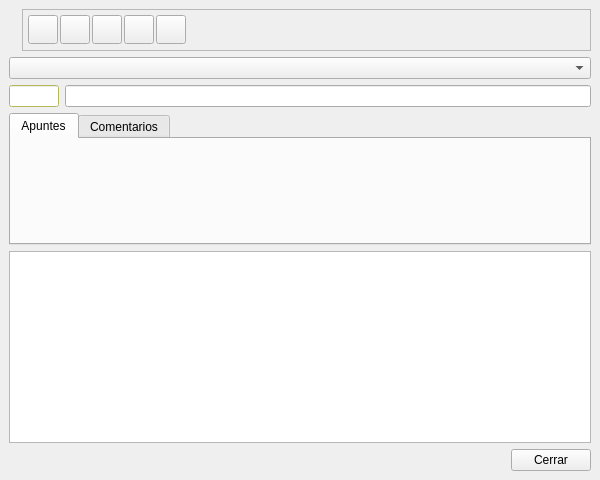
<ui version="4.0" >
 <author></author>
 <comment></comment>
 <exportmacro></exportmacro>
 <class>AInteligentesBase</class>
 <widget class="QWidget" name="AInteligentesBase" >
  <property name="geometry" >
   <rect>
    <x>0</x>
    <y>0</y>
    <width>600</width>
    <height>480</height>
   </rect>
  </property>
  <property name="windowTitle" >
   <string>Asientos Inteligentes</string>
  </property>
  <property name="windowIcon" >
   <iconset resource="../../../bulmages-recursos-graficos.qrc" >:/BulmaCont32x32/images/pendientes/i_asientoListo.xpm</iconset>
  </property>
  <layout class="QVBoxLayout" >
   <property name="margin" >
    <number>9</number>
   </property>
   <property name="spacing" >
    <number>6</number>
   </property>
   <item>
    <layout class="QHBoxLayout" >
     <property name="margin" >
      <number>0</number>
     </property>
     <property name="spacing" >
      <number>6</number>
     </property>
     <item>
      <widget class="QLabel" name="pixmapLabel1" >
       <property name="sizePolicy" >
        <sizepolicy>
         <hsizetype>0</hsizetype>
         <vsizetype>0</vsizetype>
         <horstretch>0</horstretch>
         <verstretch>0</verstretch>
        </sizepolicy>
       </property>
       <property name="pixmap" >
        <pixmap resource="../../../bulmages-recursos-graficos.qrc" >:/BulmaCont32x32/images/pendientes/i_asientoListo.xpm</pixmap>
       </property>
       <property name="scaledContents" >
        <bool>true</bool>
       </property>
      </widget>
     </item>
     <item>
      <widget class="QFrame" name="frame_3" >
       <property name="sizePolicy" >
        <sizepolicy>
         <hsizetype>7</hsizetype>
         <vsizetype>0</vsizetype>
         <horstretch>0</horstretch>
         <verstretch>0</verstretch>
        </sizepolicy>
       </property>
       <property name="minimumSize" >
        <size>
         <width>42</width>
         <height>42</height>
        </size>
       </property>
       <property name="maximumSize" >
        <size>
         <width>16777215</width>
         <height>48</height>
        </size>
       </property>
       <property name="frameShape" >
        <enum>QFrame::StyledPanel</enum>
       </property>
       <property name="frameShadow" >
        <enum>QFrame::Raised</enum>
       </property>
       <layout class="QHBoxLayout" >
        <property name="margin" >
         <number>5</number>
        </property>
        <property name="spacing" >
         <number>2</number>
        </property>
        <item>
         <widget class="QToolButton" name="mui_guardarasiento" >
          <property name="sizePolicy" >
           <sizepolicy>
            <hsizetype>0</hsizetype>
            <vsizetype>0</vsizetype>
            <horstretch>0</horstretch>
            <verstretch>0</verstretch>
           </sizepolicy>
          </property>
          <property name="toolTip" >
           <string>Cerrar Asiento</string>
          </property>
          <property name="whatsThis" >
           <string>Cerrar Asiento Ctrl + C</string>
          </property>
          <property name="text" >
           <string/>
          </property>
          <property name="icon" >
           <iconset resource="../../../bulmages-recursos-graficos.qrc" >:/Genericos32x32/images/pendientes/i_save.xpm</iconset>
          </property>
          <property name="iconSize" >
           <size>
            <width>22</width>
            <height>22</height>
           </size>
          </property>
          <property name="shortcut" >
           <string>Ctrl+C</string>
          </property>
         </widget>
        </item>
        <item>
         <widget class="QToolButton" name="mui_nuevoasiento" >
          <property name="sizePolicy" >
           <sizepolicy>
            <hsizetype>0</hsizetype>
            <vsizetype>0</vsizetype>
            <horstretch>0</horstretch>
            <verstretch>0</verstretch>
           </sizepolicy>
          </property>
          <property name="toolTip" >
           <string>Nuevo Asiento Ctrl+N</string>
          </property>
          <property name="text" >
           <string/>
          </property>
          <property name="icon" >
           <iconset resource="../../../bulmages-recursos-graficos.qrc" >:/Genericos32x32/images/pendientes/i_fileNew.xpm</iconset>
          </property>
          <property name="iconSize" >
           <size>
            <width>22</width>
            <height>22</height>
           </size>
          </property>
          <property name="shortcut" >
           <string>Ctrl+N</string>
          </property>
         </widget>
        </item>
        <item>
         <widget class="QToolButton" name="botoninteligente_2" >
          <property name="sizePolicy" >
           <sizepolicy>
            <hsizetype>0</hsizetype>
            <vsizetype>0</vsizetype>
            <horstretch>0</horstretch>
            <verstretch>0</verstretch>
           </sizepolicy>
          </property>
          <property name="toolTip" >
           <string>Duplicar Asiento</string>
          </property>
          <property name="text" >
           <string/>
          </property>
          <property name="icon" >
           <iconset resource="../../../bulmages-recursos-graficos.qrc" >:/Genericos32x32/images/pendientes/i_immportar.png</iconset>
          </property>
          <property name="iconSize" >
           <size>
            <width>22</width>
            <height>22</height>
           </size>
          </property>
         </widget>
        </item>
        <item>
         <widget class="QToolButton" name="ToolButton17" >
          <property name="sizePolicy" >
           <sizepolicy>
            <hsizetype>0</hsizetype>
            <vsizetype>0</vsizetype>
            <horstretch>0</horstretch>
            <verstretch>0</verstretch>
           </sizepolicy>
          </property>
          <property name="toolTip" >
           <string>Cargar Asiento</string>
          </property>
          <property name="text" >
           <string/>
          </property>
          <property name="icon" >
           <iconset resource="../../../bulmages-recursos-graficos.qrc" >:/Genericos32x32/images/pendientes/i_exportar.png</iconset>
          </property>
          <property name="iconSize" >
           <size>
            <width>22</width>
            <height>22</height>
           </size>
          </property>
         </widget>
        </item>
        <item>
         <widget class="QToolButton" name="botonborrarasiento" >
          <property name="sizePolicy" >
           <sizepolicy>
            <hsizetype>0</hsizetype>
            <vsizetype>0</vsizetype>
            <horstretch>0</horstretch>
            <verstretch>0</verstretch>
           </sizepolicy>
          </property>
          <property name="toolTip" >
           <string>Borrar Asiento</string>
          </property>
          <property name="text" >
           <string/>
          </property>
          <property name="icon" >
           <iconset resource="../../../bulmages-recursos-graficos.qrc" >:/Genericos32x32/images/pendientes/i_editDelete.png</iconset>
          </property>
          <property name="iconSize" >
           <size>
            <width>22</width>
            <height>22</height>
           </size>
          </property>
          <property name="shortcut" >
           <string>Ctrl+D</string>
          </property>
         </widget>
        </item>
        <item>
         <spacer>
          <property name="orientation" >
           <enum>Qt::Horizontal</enum>
          </property>
          <property name="sizeType" >
           <enum>QSizePolicy::Expanding</enum>
          </property>
          <property name="sizeHint" >
           <size>
            <width>221</width>
            <height>26</height>
           </size>
          </property>
         </spacer>
        </item>
       </layout>
      </widget>
     </item>
    </layout>
   </item>
   <item>
    <widget class="QComboBox" name="m_ainteligente" />
   </item>
   <item>
    <layout class="QHBoxLayout" >
     <property name="margin" >
      <number>0</number>
     </property>
     <property name="spacing" >
      <number>6</number>
     </property>
     <item>
      <widget class="QLineEdit" name="idainteligenteedit" >
       <property name="enabled" >
        <bool>false</bool>
       </property>
       <property name="sizePolicy" >
        <sizepolicy>
         <hsizetype>5</hsizetype>
         <vsizetype>0</vsizetype>
         <horstretch>0</horstretch>
         <verstretch>0</verstretch>
        </sizepolicy>
       </property>
       <property name="maximumSize" >
        <size>
         <width>50</width>
         <height>32767</height>
        </size>
       </property>
       <property name="palette" >
        <palette>
         <active>
          <color>
           <red>0</red>
           <green>0</green>
           <blue>0</blue>
          </color>
          <color>
           <red>228</red>
           <green>228</green>
           <blue>228</blue>
          </color>
          <color>
           <red>255</red>
           <green>255</green>
           <blue>255</blue>
          </color>
          <color>
           <red>241</red>
           <green>241</green>
           <blue>241</blue>
          </color>
          <color>
           <red>114</red>
           <green>114</green>
           <blue>114</blue>
          </color>
          <color>
           <red>152</red>
           <green>152</green>
           <blue>152</blue>
          </color>
          <color>
           <red>0</red>
           <green>0</green>
           <blue>0</blue>
          </color>
          <color>
           <red>255</red>
           <green>255</green>
           <blue>255</blue>
          </color>
          <color>
           <red>0</red>
           <green>0</green>
           <blue>0</blue>
          </color>
          <color>
           <red>255</red>
           <green>255</green>
           <blue>255</blue>
          </color>
          <color>
           <red>255</red>
           <green>255</green>
           <blue>127</blue>
          </color>
          <color>
           <red>0</red>
           <green>0</green>
           <blue>0</blue>
          </color>
          <color>
           <red>0</red>
           <green>0</green>
           <blue>128</blue>
          </color>
          <color>
           <red>255</red>
           <green>255</green>
           <blue>255</blue>
          </color>
          <color>
           <red>0</red>
           <green>0</green>
           <blue>0</blue>
          </color>
          <color>
           <red>0</red>
           <green>0</green>
           <blue>0</blue>
          </color>
          <color>
           <red>231</red>
           <green>231</green>
           <blue>231</blue>
          </color>
         </active>
         <inactive>
          <color>
           <red>0</red>
           <green>0</green>
           <blue>0</blue>
          </color>
          <color>
           <red>228</red>
           <green>228</green>
           <blue>228</blue>
          </color>
          <color>
           <red>255</red>
           <green>255</green>
           <blue>255</blue>
          </color>
          <color>
           <red>255</red>
           <green>255</green>
           <blue>255</blue>
          </color>
          <color>
           <red>114</red>
           <green>114</green>
           <blue>114</blue>
          </color>
          <color>
           <red>152</red>
           <green>152</green>
           <blue>152</blue>
          </color>
          <color>
           <red>0</red>
           <green>0</green>
           <blue>0</blue>
          </color>
          <color>
           <red>255</red>
           <green>255</green>
           <blue>255</blue>
          </color>
          <color>
           <red>0</red>
           <green>0</green>
           <blue>0</blue>
          </color>
          <color>
           <red>255</red>
           <green>255</green>
           <blue>255</blue>
          </color>
          <color>
           <red>255</red>
           <green>255</green>
           <blue>127</blue>
          </color>
          <color>
           <red>0</red>
           <green>0</green>
           <blue>0</blue>
          </color>
          <color>
           <red>0</red>
           <green>0</green>
           <blue>128</blue>
          </color>
          <color>
           <red>255</red>
           <green>255</green>
           <blue>255</blue>
          </color>
          <color>
           <red>0</red>
           <green>0</green>
           <blue>192</blue>
          </color>
          <color>
           <red>128</red>
           <green>0</green>
           <blue>128</blue>
          </color>
          <color>
           <red>231</red>
           <green>231</green>
           <blue>231</blue>
          </color>
         </inactive>
         <disabled>
          <color>
           <red>128</red>
           <green>128</green>
           <blue>128</blue>
          </color>
          <color>
           <red>228</red>
           <green>228</green>
           <blue>228</blue>
          </color>
          <color>
           <red>255</red>
           <green>255</green>
           <blue>255</blue>
          </color>
          <color>
           <red>255</red>
           <green>255</green>
           <blue>255</blue>
          </color>
          <color>
           <red>114</red>
           <green>114</green>
           <blue>114</blue>
          </color>
          <color>
           <red>152</red>
           <green>152</green>
           <blue>152</blue>
          </color>
          <color>
           <red>128</red>
           <green>128</green>
           <blue>128</blue>
          </color>
          <color>
           <red>255</red>
           <green>255</green>
           <blue>255</blue>
          </color>
          <color>
           <red>128</red>
           <green>128</green>
           <blue>128</blue>
          </color>
          <color>
           <red>255</red>
           <green>255</green>
           <blue>255</blue>
          </color>
          <color>
           <red>255</red>
           <green>255</green>
           <blue>127</blue>
          </color>
          <color>
           <red>0</red>
           <green>0</green>
           <blue>0</blue>
          </color>
          <color>
           <red>0</red>
           <green>0</green>
           <blue>128</blue>
          </color>
          <color>
           <red>255</red>
           <green>255</green>
           <blue>255</blue>
          </color>
          <color>
           <red>0</red>
           <green>0</green>
           <blue>192</blue>
          </color>
          <color>
           <red>128</red>
           <green>0</green>
           <blue>128</blue>
          </color>
          <color>
           <red>231</red>
           <green>231</green>
           <blue>231</blue>
          </color>
         </disabled>
        </palette>
       </property>
      </widget>
     </item>
     <item>
      <widget class="QLineEdit" name="descasiento" />
     </item>
    </layout>
   </item>
   <item>
    <widget class="QTabWidget" name="pestanas" >
     <widget class="QWidget" name="tab" >
      <attribute name="title" >
       <string>Apuntes</string>
      </attribute>
      <layout class="QGridLayout" >
       <property name="margin" >
        <number>0</number>
       </property>
       <property name="spacing" >
        <number>6</number>
       </property>
       <item row="0" column="0" >
        <widget class="Q3Table" name="tapunts" >
         <property name="numRows" >
          <number>3</number>
         </property>
         <property name="numCols" >
          <number>3</number>
         </property>
        </widget>
       </item>
      </layout>
     </widget>
     <widget class="QWidget" name="tab" >
      <attribute name="title" >
       <string>Comentarios</string>
      </attribute>
      <layout class="QGridLayout" >
       <property name="margin" >
        <number>0</number>
       </property>
       <property name="spacing" >
        <number>6</number>
       </property>
       <item row="0" column="0" >
        <widget class="Q3TextEdit" name="comainteligente" />
       </item>
      </layout>
     </widget>
    </widget>
   </item>
   <item>
    <widget class="SubForm2Bc" name="m_list" />
   </item>
   <item>
    <layout class="QHBoxLayout" >
     <property name="margin" >
      <number>0</number>
     </property>
     <property name="spacing" >
      <number>0</number>
     </property>
     <item>
      <spacer>
       <property name="orientation" >
        <enum>Qt::Horizontal</enum>
       </property>
       <property name="sizeType" >
        <enum>QSizePolicy::Expanding</enum>
       </property>
       <property name="sizeHint" >
        <size>
         <width>191</width>
         <height>20</height>
        </size>
       </property>
      </spacer>
     </item>
     <item>
      <widget class="QPushButton" name="pushButton1_2" >
       <property name="text" >
        <string>Cerrar</string>
       </property>
       <property name="autoDefault" >
        <bool>false</bool>
       </property>
      </widget>
     </item>
    </layout>
   </item>
  </layout>
 </widget>
 <layoutdefault spacing="6" margin="11" />
 <pixmapfunction></pixmapfunction>
 <customwidgets>
  <customwidget>
   <class>Q3Table</class>
   <extends></extends>
   <header>q3table.h</header>
   <container>0</container>
   <pixmap></pixmap>
  </customwidget>
  <customwidget>
   <class>Q3TextEdit</class>
   <extends></extends>
   <header>q3textedit.h</header>
   <container>0</container>
   <pixmap></pixmap>
  </customwidget>
  <customwidget>
   <class>SubForm2Bc</class>
   <extends>QTableWidget</extends>
   <header>subform2bc.h</header>
   <container>0</container>
   <pixmap></pixmap>
  </customwidget>
 </customwidgets>
 <resources>
  <include location="../../../bulmages-recursos-graficos.qrc" />
 </resources>
 <connections/>
</ui>
